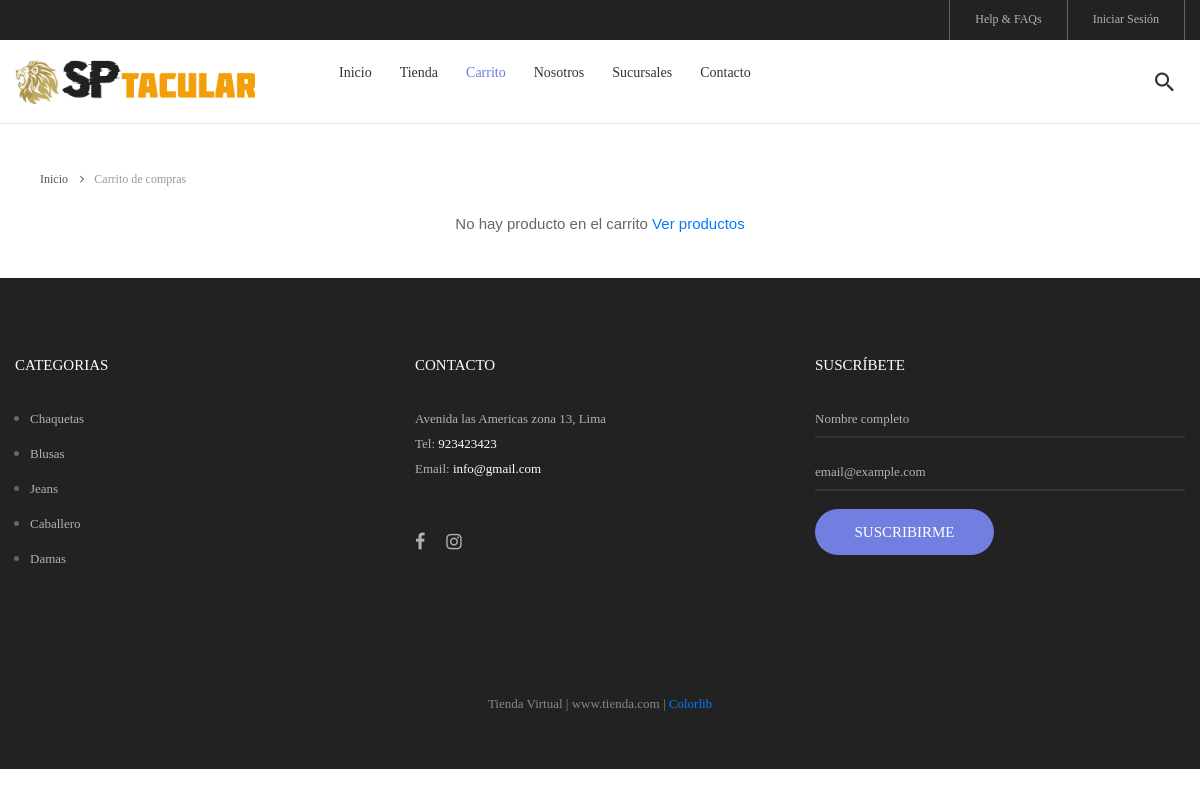
/carrito, run on the app's committed database.
### tables this page shows
CREATE TABLE IF NOT EXISTS `categoria` (
  `idcategoria` bigint(20) NOT NULL AUTO_INCREMENT,
  `nombre` varchar(255) NOT NULL,
  `descripcion` text NOT NULL,
  `portada` varchar(100) NOT NULL,
  `datecreated` datetime NOT NULL DEFAULT CURRENT_TIMESTAMP,
  `ruta` varchar(255) NOT NULL,
  `status` int(11) NOT NULL DEFAULT '1',
  PRIMARY KEY (`idcategoria`)
);

### Helpers/Helpers.php (called while the page is built, shortened)
<?php
	function base_url(){
		return BASE_URL;
	}
    function footer_Tienda($data=""){
        $view_footer = "Views/Template/footer_tienda.php";
        require_once($view_footer);
    }
    function getCatFooter(){
        require_once ("Models/CategoriasModel.php");
        $objCategoria = new CategoriasModel();
        $request = $objCategoria->getCategoriasFooter();
        return $request;
    }
    function getInfoPage(int $idpagina){
        require_once ("Libraries/Core/Mysql.php");
        $con = new Mysql();
        $sql = "SELECT * FROM pagina WHERE idpagina = $idpagina";
        $request = $con->select($sql);
        return $request;
    }
?>

### Libraries/Core/Views.php (called while the page is built)
<?php
	class Views{
		public function getView($controller,$view,$data=""){
			$controller = get_class($controller);
			if ($controller == "Home") {
				$view = "Views/".$view.".php";
			}else{
				$view = "Views/".$controller."/".$view.".php";
			}
			require_once($view);
		}
	}
?>

### Controllers/Carrito.php (called while the page is built, shortened)
<?php
  class Carrito extends Controllers{
    public function carrito(){
      $data['page_tag'] = NOMBRE_EMPRESA.' - Carrito';
      $data['page_title'] = 'Carrito de compras';
      $data['page_name'] = "carrito";
      $data['menu'] = "carrito";
      $this->views->getView($this,"carrito",$data);
    }
  }
 ?>

### index.php (called while the page is built, shortened)
<?php
	require_once ("Helpers/Helpers.php");
	require_once("Libraries/Core/Load.php");
?>

### Libraries/Core/Conexion.php (called while the page is built)
<?php
Class Conexion{
	private $conect;
	public function __construct(){
		$connectionstring= "mysql:host=".DB_HOST.";dbname=".DB_NAME.";charset=".DB_CHARSET;
		try{
			$this->conect = new PDO($connectionstring, DB_USER, DB_PASSWORD);
			$this->conect->setAttribute(PDO::ATTR_ERRMODE, PDO::ERRMODE_EXCEPTION);
		}catch(PDOException $e){
			$this->conect = 'Error de conexión';
			echo "Error: ".$e->getMessage();
		}
	}
	public function conect(){
		return $this->conect;
	}
}
?>

### Libraries/Core/Mysql.php (called while the page is built, shortened)
<?php
	class Mysql extends Conexion{
		private $conexion;
		function __construct(){
			$this->conexion = new Conexion();
			$this->conexion = $this->conexion->conect();
		}
		public function select_all(string $query){
			$this->strquery = $query;
			$result = $this->conexion->prepare($this->strquery);
			$result->execute();
			$data = $result->fetchall(PDO::FETCH_ASSOC);
			return $data;
		}
	}
?>

### Models/CategoriasModel.php (called while the page is built, shortened)
<?php
	class CategoriasModel extends Mysql{
		public function getCategoriasFooter(){
			$sql = "SELECT idcategoria, nombre, descripcion, portada, ruta
					FROM categoria WHERE  status = 1 AND idcategoria IN (".CAT_FOOTER.")";
			$request = $this->select_all($sql);
			if(count($request) > 0){
				for ($c=0; $c < count($request) ; $c++) {
					$request[$c]['portada'] = BASE_URL.'/Assets/images/uploads/'.$request[$c]['portada'];
				}
			}
			return $request;
		}
	}
?>

### Views/Template/footer_tienda.php (the view, shortened to what this page needs)
	<?php
		$catFotter = getCatFooter();
	?>
	<footer class="bg3 p-t-75 p-b-32">
		<div class="container">
			<div class="row">
				<div class="col-sm-6 col-lg-4 p-b-50">
					<h4 class="stext-301 cl0 p-b-30">
						Categorias
					</h4>
					<?php if(count($catFotter) > 0){ ?>
					<ul>
						<?php foreach ($catFotter as $cat) { ?>
						<li class="p-b-10">
							<a href="<?= base_url() ?>/tienda/categoria/<?= $cat['idcategoria'].'/'.$cat['ruta'] ?>" class="stext-107 cl7 hov-cl1 trans-04">
								<?= $cat['nombre'] ?>
							</a>
						</li>
						<?php } ?>
					</ul>
					<?php } ?>
				</div>
				<div class="col-sm-6 col-lg-4 p-b-50">
					<h4 class="stext-301 cl0 p-b-30">
						Contacto
					</h4>
					<p class="stext-107 cl7 size-201">
						<?= DIRECCION ?> <br>
						Tel: <a class="linkFooter" href="tel:<?= TELEFONO_EMPRESA ?>"><?= TELEFONO_EMPRESA ?></a><br>
						Email: <a class="linkFooter" href="mailto:<?= EMAIL_EMPRESA ?>"><?= EMAIL_EMPRESA ?></a>
					</p>
					<div class="p-t-27">
						<a href="<?= FACEBOOK ?>" target="_blanck" class="fs-18 cl7 hov-cl1 trans-04 m-r-16">
							<i class="fa fa-facebook"></i>
						</a>
						<a href="<?= INSTAGRAM ?>" target="_blanck"  class="fs-18 cl7 hov-cl1 trans-04 m-r-16">
							<i class="fa fa-instagram"></i>
						</a>
						<a href="https://wa.me/<?= WHATSAPP ?>" target="_blanck"  class="fs-18 cl7 hov-cl1 trans-04 m-r-16">
							<i class="fab fa-whatsapp"></i>
						</a>
					</div>
				</div>
				<div class="col-sm-6 col-lg-4 p-b-50">
					<h4 class="stext-301 cl0 p-b-30">
						Suscríbete
					</h4>
					<form id="frmSuscripcion" name="frmSuscripcion">
						<div class="wrap-input1 w-full p-b-4">
							<input class="input1 bg-none plh1 stext-107 cl7" type="text" id="nombreSuscripcion" name="nombreSuscripcion" placeholder="Nombre completo" required>
						</div>
						<br>
						<div class="wrap-input1 w-full p-b-4">
							<input class="input1 bg-none plh1 stext-107 cl7" type="email" id="emailSuscripcion" name="emailSuscripcion" placeholder="email@example.com" required >
						</div>
						<div class="p-t-18">
							<button class="flex-c-m stext-101 cl0 size-103 bg1 bor1 hov-btn2 p-lr-15 trans-04">
								Suscribirme
							</button>
						</div>
					</form>
				</div>
			</div>
			<div class="p-t-40">
				<p class="stext-107 cl6 txt-center">
					<?= NOMBRE_EMPRESA; ?> | <?= WEB_EMPRESA; ?> | <a href="https://colorlib.com" target="_blank">Colorlib</a>
				</p>
			</div>
		</div>
	</footer>
</body>
</html>

### Assets/store/css/style.css (style rules this page uses)
.container { max-width: 1380px; }
@media (max-width: 1600px) { .container { max-width: 1200px; } }
.container p { margin-bottom: 20px; }
.container ul, .container ol { margin-left: 15px; margin-bottom: 20px; }
.container ul, .container ul li { list-style: initial; }
.cl0 { color: #fff; }
.cl6 { color: #888; }
.cl7 { color: #b2b2b2; }
.stext-101 { font-family: Poppins-Medium; font-size: 15px; line-height: 1.466667; text-transform: uppercase; }
.stext-107 { font-family: Poppins-Regular; font-size: 13px; line-height: 1.923; }
.stext-301 { font-family: Montserrat-Bold; font-size: 15px; line-height: 1.6; text-transform: uppercase; }
.size-103 { min-width: 179px; height: 46px; }
.size-201 { max-width: 270px; }
.bg-none { background-color: transparent; }
.bg1 { background-color: #717fe0; }
.bg3 { background-color: #222; }
.bor1 { border-radius: 23px; }
.wrap-input1 { position: relative; border-bottom: 2px solid rgba(204, 204, 204, 0.1); }
.input1 { background-color: transparent; width: 100%; }
.linkFooter { color: #fff !important; }

### data on the page
categoria: nombre "Chaquetas"
categoria: nombre "Blusas"
categoria: nombre "Jeans"
categoria: nombre "Caballero"
categoria: nombre "Damas"

### other printed values
$data['page_title'] "Carrito de compras"
DIRECCION "Avenida las Americas zona 13, Lima"
TELEFONO_EMPRESA "923423423"
EMAIL_EMPRESA "info@gmail.com"
NOMBRE_EMPRESA "Tienda Virtual"
WEB_EMPRESA "www.tienda.com"
